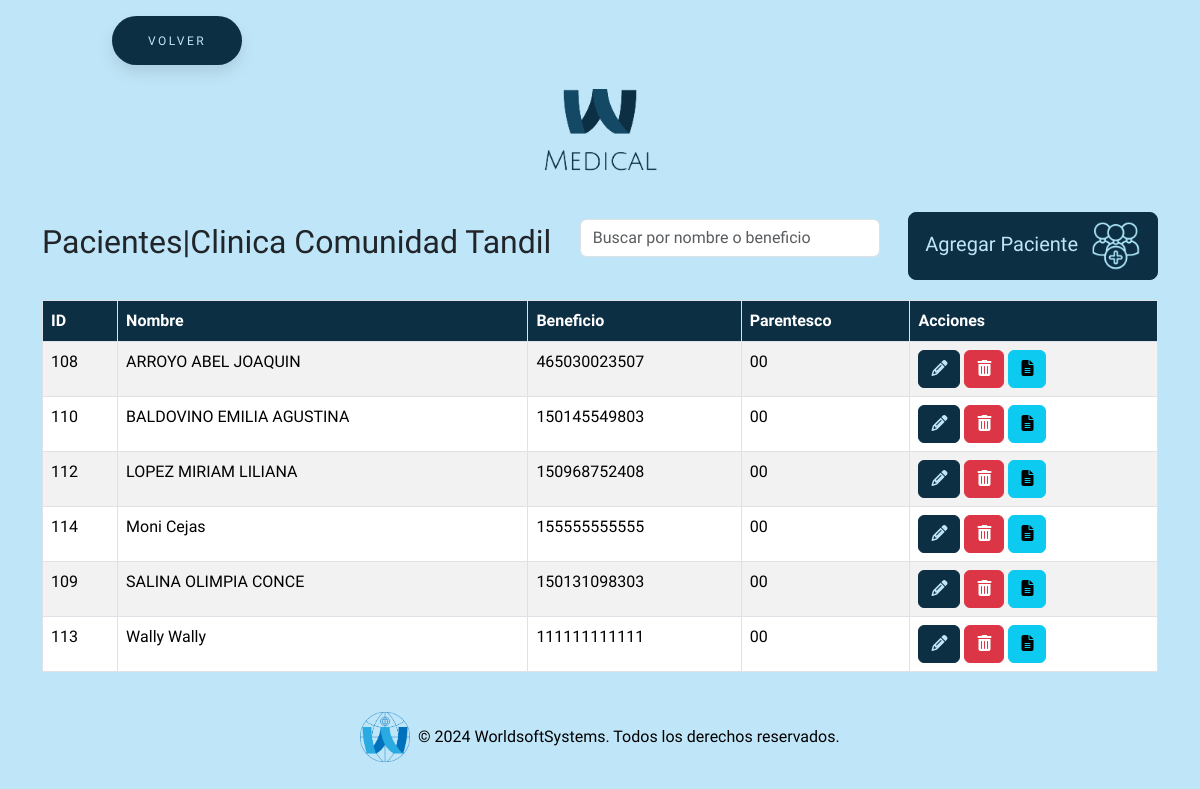
The app's page /pacientes/paciente.php (signed in), older data.
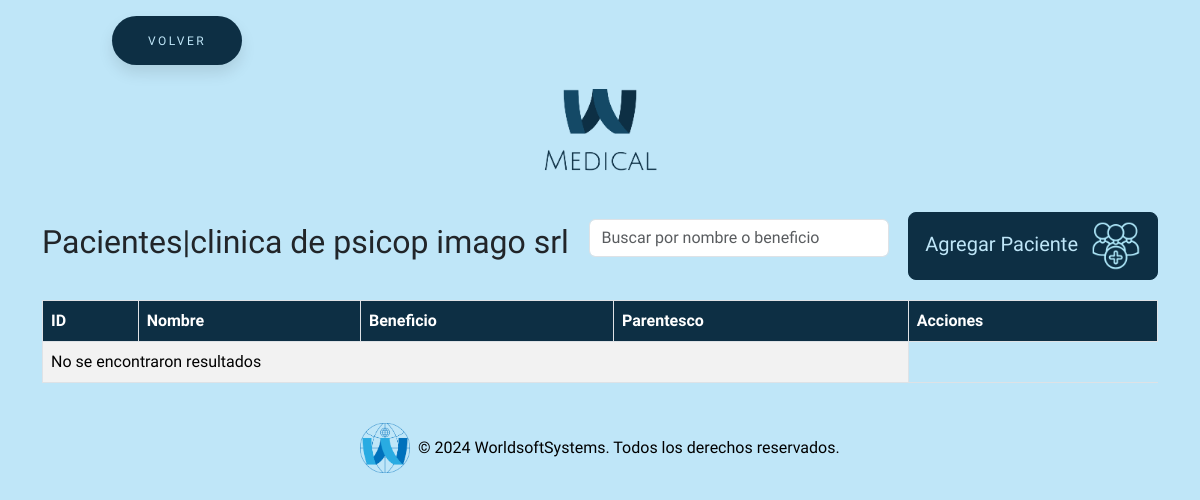
The same page, newer data.
### tables this page shows
CREATE TABLE `parametro_sistema` (
  `id` int(11) NOT NULL,
  `inst` varchar(255) NOT NULL,
  `razon_social` varchar(255) NOT NULL,
  `c_interno` varchar(255) NOT NULL,
  `c_pami` varchar(255) NOT NULL,
  `cuit` varchar(255) NOT NULL,
  `u_efect` varchar(255) NOT NULL,
  `clave_efect` varchar(255) NOT NULL,
  `mail` varchar(255) NOT NULL,
  `puerta` varchar(255) NOT NULL,
  `dir` varchar(255) NOT NULL,
  `localidad` varchar(255) NOT NULL,
  `cod_sucursal` int(11) NOT NULL,
  `tel` int(11) NOT NULL
);

CREATE TABLE `paciente` (
  `id` int(11) NOT NULL,
  `nombre` varchar(255) NOT NULL,
  `obra_social` int(255) NOT NULL,
  `fecha_nac` date NOT NULL,
  `sexo` varchar(255) NOT NULL,
  `domicilio` varchar(255) NOT NULL,
  `localidad` varchar(255) NOT NULL,
  `partido` varchar(255) NOT NULL,
  `c_postal` int(255) NOT NULL,
  `telefono` varchar(255) NOT NULL,
  `tipo_doc` varchar(255) NOT NULL,
  `nro_doc` int(255) NOT NULL,
  `admision` date NOT NULL,
  `id_prof` int(255) NOT NULL,
  `benef` bigint(255) NOT NULL,
  `parentesco` varchar(2) NOT NULL,
  `hijos` int(255) NOT NULL,
  `ocupacion` varchar(255) NOT NULL,
  `tipo_afiliado` int(255) NOT NULL,
  `boca_atencion` int(255) NOT NULL
);

### pacientes/paciente.php (the view, shortened to what this page needs)
<?php
require_once "../conexion.php";
$sql = "SELECT p.*
        FROM paciente p
        ORDER BY p.nombre ASC";
$result = $conn->query($sql);
$sqlTitle = "SELECT inst FROM parametro_sistema LIMIT 1";
$resultTitle = $conn->query($sqlTitle);
$title = "Iniciar sesión";
if ($resultTitle && $resultTitle->num_rows > 0) {
    $row = $resultTitle->fetch_assoc();
    $title = $row['inst'];
}
?>
<!DOCTYPE html>
<html lang="es">
<head>
    <link href="https://cdn.jsdelivr.net/npm/bootstrap@5.3.3/dist/css/bootstrap.min.css" rel="stylesheet"
>
    <link rel="stylesheet" href="https://cdnjs.cloudflare.com/ajax/libs/font-awesome/6.5.2/css/all.min.css"
 />
    <link href="https://cdnjs.cloudflare.com/ajax/libs/bootstrap-datepicker/1.9.0/css/bootstrap-datepicker.min.css"
        rel="stylesheet">
    <link rel="stylesheet" href="../estilos/styleBotones.css">
    <link rel="stylesheet" href="../estilos/styleGeneral.css">
</head>
<body>
    <button class="button" style="vertical-align:middle; margin-left:7rem"
        onclick="window.location.href = '../inicio/home.php';">
        <span>VOLVER</span>
    </button>
    <div class="text-center my-4">
        <img src="../img/logo.png" alt="Logo MEDICAL" class="img-fluid" style="max-width: 15rem;">
    </div>
    <div class="container">
        <div class="title-container">
            <h2>Pacientes|<?php echo htmlspecialchars($title); ?></h2>
            <input type="text" id="searchInput" class="form-control" placeholder="Buscar por nombre o beneficio"
                style="margin-bottom: 15px; width: 300px; display: inline-block;">
            <button type="button" class="btn btn-custom btn-lg" data-bs-toggle="modal"
                data-bs-target="#agregarPacienteModal">
                Agregar Paciente <img src="../img/home/pacientes.png" alt="Icono agregar paciente"
                    style="width: 50px; height: 50px; margin-left: 8px;">
            </button>
        </div>
        <table class="table table-striped table-bordered " id="pacientesTable">
            <thead class="table-custom">
                <tr>
                    <th>ID</th>
                    <th>Nombre</th>
                    <th>Beneficio</th>
                    <th>Parentesco</th>
                    <th>Acciones</th>
                </tr>
            </thead>
            <tbody>
                <?php if ($result->num_rows > 0): ?>
                    <?php while ($row = $result->fetch_assoc()): ?>
                        <tr>
                            <td><?= $row["id"] ?></td>
                            <td><?= $row["nombre"] ?></td>
                            <td><?= $row["benef"] ?></td>
                            <td><?= $row["parentesco"] ?></td>
                            <td>
                                <button class="btn btn-custom-editar" onclick='editarPaciente(<?= json_encode($row) ?>)'><i
                                        class="fas fa-pencil-alt"></i></button>
                                <a href="?eliminar=<?= $row['id'] ?>" class="btn btn-danger"
                                    onclick="return confirm('¿Estás seguro de que deseas eliminar este paciente?');"><i
                                        class="fas fa-trash-alt"></i></a>
                                <button class="btn btn-info" onclick="openReportModal(<?= $row['id'] ?>)">
                                    <i class="fas fa-file-alt"></i>
                                </button>
                            </td>
                        </tr>
                    <?php endwhile; ?>
                <?php else: ?>
                    <tr>
                        <td colspan="4">No se encontraron resultados</td>
                    </tr>
                <?php endif; ?>
            </tbody>
        </table>
    </div>
    <footer class="bg-dark text-white text-center py-4 mt-auto">
        <div class="container">
            <div class="row justify-content-center">
                <div class="col-md-12 footer-logo-text">
                    <img src="../img/logoWSS.png" alt="Logo" class="img-fluid" style="max-height: 50px;">
                    <p class="mb-0">&copy; 2024 WorldsoftSystems. Todos los derechos reservados.</p>
                </div>
            </div>
        </div>
    </footer>
</body>
</html>

### estilos/styleBotones.css (style rules this page uses)
:root { --primary-color: #0d2f44; }
body, html { background-color: #bfe6f8 !important; font-family: 'Cabin Condensed', sans-serif !important; }
.title-container { display: flex; align-items: center; justify-content: space-between; margin-bottom: 20px; }
.btn-custom { background-color: var(--primary-color) !important; border-color: var(--primary-color) !important; color: #bfe6f8 !important; transition: all 0.3s ease; }
.button { padding: 1.3em 3em; font-size: 12px; text-transform: uppercase; letter-spacing: 2.5px; font-weight: 500; color: #bfe6f8; background-color: var(--primary-color) !important; border-color: var(--primary-color) !important; border: none; border-radius: 45px; box-shadow: 0px 8px 15px rgba(0, 0, 0, 0.1); transition: all 0.3s ease 0s; cursor: pointer; outline: none; margin-top: 1rem; }
.btn-custom-editar { background-color: var(--primary-color) !important; border-color: var(--primary-color) !important; color: #bfe6f8 !important; transition: all 0.3s ease; }

### estilos/styleGeneral.css (style rules this page uses)
:root { --primary-color: #0d2f44; }
body, html { background-color: #bfe6f8 !important; font-family: 'Cabin Condensed', sans-serif !important; }
.table-custom th { background-color: var(--primary-color) !important; color: white !important; }
.footer-logo-text { display: flex; align-items: center; justify-content: center; color: #000; }
footer.bg-dark { background-color: transparent !important; padding-top: 10rem; }
.footer-logo-text img { margin-right: 0.5rem; }
a { text-decoration: none !important; }

Row changes from the older to the newer data that the page shows:
removed parametro_sistema: inst "Clinica Comunidad Tandil"
removed paciente: id "108", nombre "ARROYO ABEL JOAQUIN", benef "465030023507", parentesco "00"
removed paciente: id "110", nombre "BALDOVINO EMILIA AGUSTINA", benef "150145549803", parentesco "00"
removed paciente: id "112", nombre "LOPEZ MIRIAM LILIANA", benef "150968752408", parentesco "00"
removed paciente: id "114", nombre "Moni Cejas", benef "155555555555", parentesco "00"
removed paciente: id "109", nombre "SALINA OLIMPIA CONCE", benef "150131098303", parentesco "00"
removed paciente: id "113", nombre "Wally Wally", benef "111111111111", parentesco "00"
added parametro_sistema: inst "clinica de psicop imago srl"
Text that changed along with them:
text now shown: "No se encontraron resultados"
